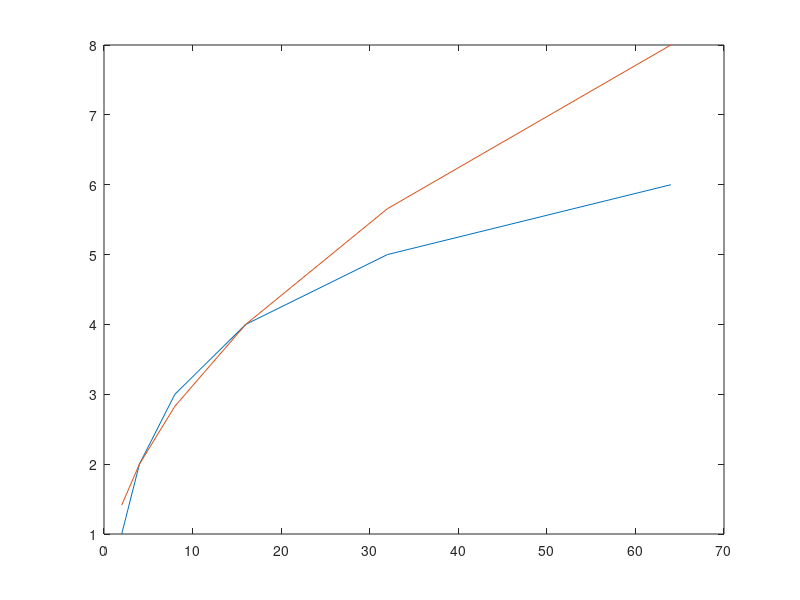

This chart was generated by the following MATLAB code:

vals = [2,4,8,16,32,64];
output = zeros(6,2);

for n = 1:6
    output(n,1) = log2(vals(n));
    output(n,2) = sqrt(vals(n));
end 

plot(vals,output);